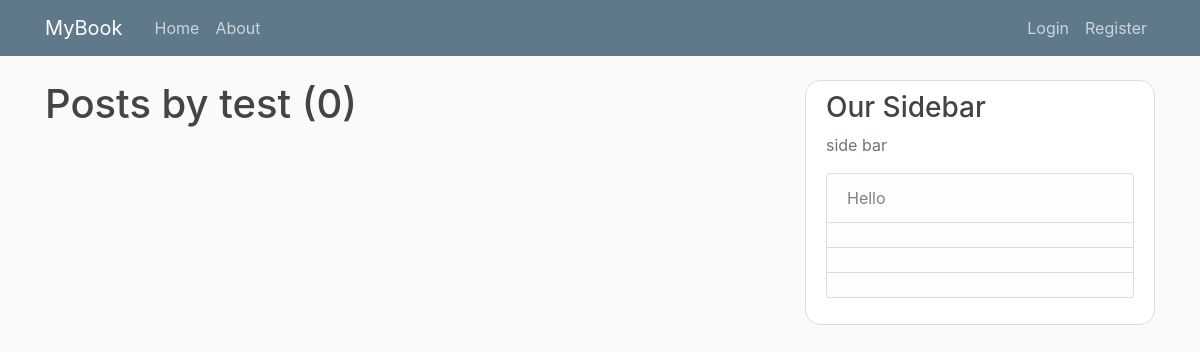
The app's page /user/test, older data.
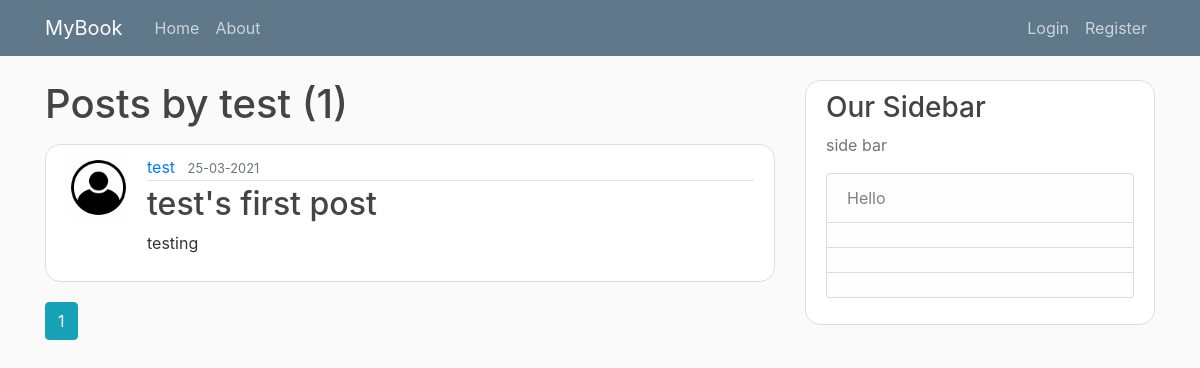
The same page, newer data.
### blog/models.py (models this page shows, shortened)
class Post(db.Model):
    id = db.Column(db.Integer, primary_key=True)
    title = db.Column(db.String(100), nullable=False)
    date_posted = db.Column(db.DateTime, nullable=False, default=datetime.utcnow)
    content = db.Column(db.Text, nullable=False)
    user_id = db.Column(db.Integer, db.ForeignKey('user.id'), nullable=False)

class User(db.Model, UserMixin):
    id = db.Column(db.Integer, primary_key=True)
    username = db.Column(db.String(20), unique=True, nullable=False)
    email = db.Column(db.String(120), unique=True, nullable=False)
    image_file = db.Column(db.String(20), nullable=False, default='default.jpg')
    password = db.Column(db.String(60), nullable=False)
    posts = db.relationship('Post', backref='author', lazy=True)

### blog/routes.py (the view)
@app.route("/user/<string:username>")
def user_posts(username):
    page = request.args.get('page', 1, type=int)
    user = User.query.filter_by(username=username).first_or_404()
    posts = Post.query.filter_by(author=user)\
        .order_by(Post.date_posted.desc())\
        .paginate(page=page, per_page=2)
    return render_template('user_posts.html', posts=posts,user=user)

### blog/templates/user_posts.html
{% extends 'layout.html' %}
{% block content %}
        <h1 class="mb-3">Posts by {{ user.username }} ({{ posts.total }})</h1>
            {% for post in posts.items %}
           <article class="media content-section">
                <img class="round-circle article-img" src="{{ url_for('static',filename='/profile_pics/'+ post.author.image_file) }}">
                  <div class="media-body">
                    <div class="article-metadata">
                      <a class="mr-2" href="{{ url_for('user_posts', username=post.author.username) }}">{{ post.author.username }}</a>
                      <small class="text-muted">{{ post.date_posted.strftime('%d-%m-%Y ') }}</small>
                    </div>
                    <h2><a class="article-title" href="{{ url_for('post',post_id=post.id) }}">{{ post.title }}</a></h2>
                    <p class="article-content">{{ post.content }}</p>
                  </div>
           </article>
        {% endfor %}
        {% for page_num in posts.iter_pages(left_edge=1,right_edge=1, left_current=1,right_current=2) %}
            {%  if page_num %}
                {% if posts.page == page_num %}
                <a class="btn btn-info mb-4" href="{{ url_for('user_posts',username=user.username, page=page_num) }}">{{ page_num }}</a>
                    {% else %}
                    <a class="btn btn-outline-info mb-4" href="{{ url_for('home',username=user.username, page=page_num) }}">{{ page_num }}</a>
                {% endif %}
            {% else %}
            ...
            {% endif %}
        {% endfor %}
{% endblock content %}

Row changes from the older to the newer data that the page shows:
added Post: image_file (placeholder picture), author.username "test", date_posted "25-03-2021", title "test's first post", content "testing"
Text that changed along with them:
{{ posts.total }}: "0" → "1"
new list line: "1"
